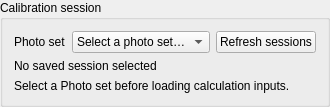
<ui version="4.0">
  <class>Form</class>
  <widget class="QGroupBox" name="group">
    <property name="title">
      <string>Calibration session</string>
    </property>
    <property name="minimumSize">
      <size>
        <width>0</width>
        <height>0</height>
      </size>
    </property>
    <property name="maximumSize">
      <size>
        <width>16777215</width>
        <height>16777215</height>
      </size>
    </property>
    <layout class="QGridLayout" name="formLayout">
      <property name="leftMargin">
        <number>11</number>
      </property>
      <property name="topMargin">
        <number>11</number>
      </property>
      <property name="rightMargin">
        <number>11</number>
      </property>
      <property name="bottomMargin">
        <number>11</number>
      </property>
      <property name="spacing">
        <number>-1</number>
      </property>
      <item row="0" column="0" rowspan="1" colspan="1">
        <widget class="QLabel" name="item1">
          <property name="text">
            <string>Photo set</string>
          </property>
          <property name="wordWrap">
            <bool>false</bool>
          </property>
          <property name="minimumSize">
            <size>
              <width>0</width>
              <height>0</height>
            </size>
          </property>
          <property name="maximumSize">
            <size>
              <width>16777215</width>
              <height>16777215</height>
            </size>
          </property>
        </widget>
      </item>
      <item row="0" column="1" rowspan="1" colspan="1">
        <widget class="QComboBox" name="calibration_session_combo">
          <property name="minimumSize">
            <size>
              <width>0</width>
              <height>0</height>
            </size>
          </property>
          <property name="maximumSize">
            <size>
              <width>16777215</width>
              <height>16777215</height>
            </size>
          </property>
          <item>
            <property name="text">
              <string>Select a photo set…</string>
            </property>
          </item>
        </widget>
      </item>
      <item row="0" column="2" rowspan="1" colspan="1">
        <widget class="QPushButton" name="calibration_session_refresh_button">
          <property name="text">
            <string>Refresh sessions</string>
          </property>
          <property name="minimumSize">
            <size>
              <width>0</width>
              <height>0</height>
            </size>
          </property>
          <property name="maximumSize">
            <size>
              <width>16777215</width>
              <height>16777215</height>
            </size>
          </property>
        </widget>
      </item>
      <item row="1" column="0" rowspan="1" colspan="3">
        <widget class="QLabel" name="calibration_session_path_label">
          <property name="text">
            <string>No saved session selected</string>
          </property>
          <property name="wordWrap">
            <bool>false</bool>
          </property>
          <property name="minimumSize">
            <size>
              <width>0</width>
              <height>0</height>
            </size>
          </property>
          <property name="maximumSize">
            <size>
              <width>16777215</width>
              <height>16777215</height>
            </size>
          </property>
        </widget>
      </item>
      <item row="2" column="0" rowspan="1" colspan="3">
        <widget class="QLabel" name="calibration_session_result_label">
          <property name="text">
            <string>Select a Photo set before loading calculation inputs.</string>
          </property>
          <property name="wordWrap">
            <bool>false</bool>
          </property>
          <property name="minimumSize">
            <size>
              <width>0</width>
              <height>0</height>
            </size>
          </property>
          <property name="maximumSize">
            <size>
              <width>16777215</width>
              <height>16777215</height>
            </size>
          </property>
        </widget>
      </item>
    </layout>
  </widget>
  <resources />
  <connections />
</ui>
